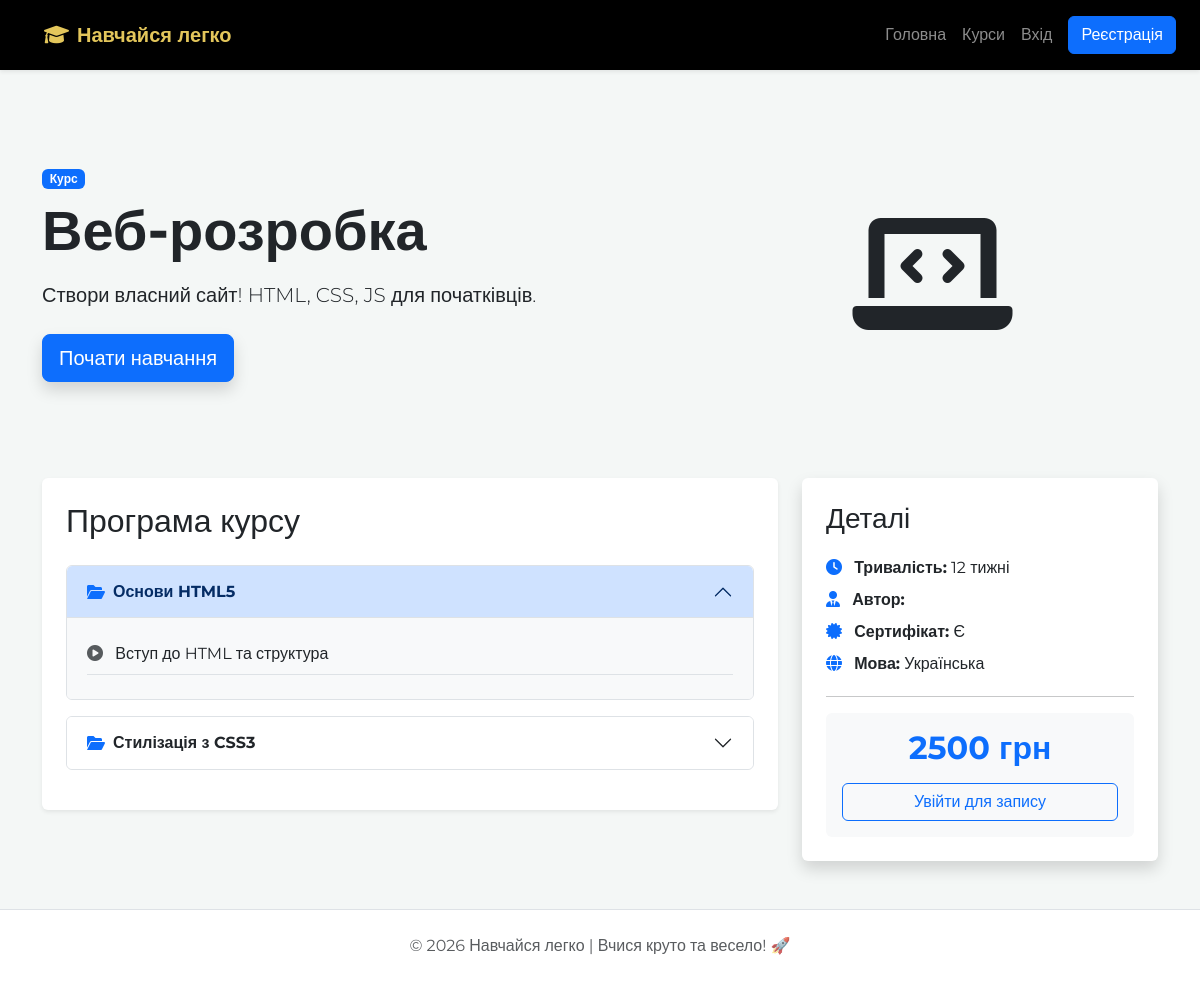
The app's page /course/1/ with its own data.
### core/models.py (models this page shows, shortened)
class Course(models.Model):
    title = models.CharField(max_length=200, verbose_name="Назва")
    description = models.TextField(verbose_name="Опис")
    price = models.IntegerField(default=0, verbose_name="Ціна (грн)")
    duration = models.CharField(max_length=50, default="4 тижні", verbose_name="Тривалість")
    author = models.ForeignKey(settings.AUTH_USER_MODEL, on_delete=models.CASCADE)

class Module(models.Model):
    course = models.ForeignKey(Course, related_name='modules', on_delete=models.CASCADE)
    title = models.CharField(max_length=200, verbose_name="Назва модуля")

class Lesson(models.Model):
    module = models.ForeignKey(Module, related_name='lessons', on_delete=models.CASCADE)
    title = models.CharField(max_length=200, verbose_name="Тема уроку")
    content = RichTextField(blank=True, null=True)
    video_url = models.URLField(blank=True, null=True, verbose_name="Посилання на відео (YouTube)")
    image = models.ImageField(upload_to='lesson_images/', blank=True, null=True, verbose_name="Зображення")

### core/views.py (the view)
# urls.py: path('course/<int:course_id>/', views.course_detail_view, name='course_detail'),
def course_detail_view(request, course_id):
    course = get_object_or_404(Course, pk=course_id)
    is_enrolled = False
    if request.user.is_authenticated:
        is_enrolled = Enrollment.objects.filter(student=request.user, course=course).exists()
    return render(request, 'course_detail.html', {
        'course': course,
        'is_enrolled': is_enrolled
    })

### templates/course_detail.html (shortened to what this page needs)
{% extends 'base.html' %}
{% load static %}
{% block content %}
<header class="course-header py-5 mt-5 course-header-gradient">
    <div class="container">
        <div class="row align-items-center">
            <div class="col-lg-7">
                <span class="badge bg-primary mb-2">Курс</span>
                <div class="d-flex align-items-center mb-3">
                    <h1 class="display-4 fw-bold mb-0 me-3">{{ course.title }}</h1>
                </div>
                <p class="lead mb-4">{{ course.description }}</p>
                <div class="d-flex flex-wrap gap-2">
                    {% if user.is_authenticated %}
                        {% if is_enrolled %}
                            <a href="{% url 'course_learn' course.id %}" class="btn btn-success btn-lg shadow">
                                <i class="fas fa-play me-2"></i>Продовжити навчання
                            </a>
                        {% else %}
                            <form action="{% url 'checkout' course.id %}" method="POST" class="d-inline">
                                {% csrf_token %}
                                <button type="submit" class="btn btn-primary btn-lg shadow">
                                    <i class="fas fa-credit-card me-2"></i>Придбати курс
                                </button>
                            </form>
                        {% endif %}
                    {% else %}
                        <a href="{% url 'register' %}" class="btn btn-primary btn-lg shadow">
                            Почати навчання
                        </a>
                    {% endif %}
                </div>
            </div>
            <div class="col-lg-5 d-none d-lg-block">
                <div class="illustration text-center">
                    <i class="fas fa-laptop-code fa-8x primary-color"></i>
                </div>
            </div>
        </div>
    </div>
</header>
<main>
    <section class="course-details py-5">
        <div class="container">
            <div class="row">
                <div class="col-lg-8">
                    <div class="card mb-4 border-0 shadow-sm">
                        <div class="card-body p-4">
                            <h2 class="section-title mb-4">Програма курсу</h2>
                            <div class="accordion" id="courseModules">
                                {% for module in course.modules.all %}
                                <div class="accordion-item mb-3 border rounded overflow-hidden">
                                    <h2 class="accordion-header" id="heading{{ module.id }}">
                                        <button class="accordion-button {% if not forloop.first %}collapsed{% endif %} fw-bold" type="button" data-bs-toggle="collapse" data-bs-target="#collapse{{ module.id }}">
                                            <i class="fas fa-folder-open me-2 text-primary"></i> {{ module.title }}
                                        </button>
                                    </h2>
                                    <div id="collapse{{ module.id }}" class="accordion-collapse collapse {% if forloop.first %}show{% endif %}" data-bs-parent="#courseModules">
                                        <div class="accordion-body bg-light">
                                            <ul class="list-unstyled mb-0">
                                                {% for lesson in module.lessons.all %}
                                                <li class="mb-2 py-2 border-bottom d-flex justify-content-between align-items-center">
                                                    <div>
                                                        <i class="fas fa-play-circle me-2 text-muted"></i> {{ lesson.title }}
                                                    </div>
                                                </li>
                                                {% empty %}
                                                <li class="mb-2 py-2 text-muted">Уроків ще немає.</li>
                                                {% endfor %}
                                            </ul>
                                        </div>
                                    </div>
                                </div>
                                {% empty %}
                                    <p class="text-muted">Програма курсу оновлюється...</p>
                                {% endfor %}
                            </div>
                        </div>
                    </div>
                </div>
                <div class="col-lg-4 mt-4 mt-lg-0">
                    <div class="card sticky-top border-0 shadow sticky-sidebar-offset">
                        <div class="card-body p-4">
                            <h3 class="mb-3">Деталі</h3>
                            <ul class="list-unstyled course-details-list lh-lg">
                                <li><i class="fas fa-clock me-2 text-primary"></i> <strong>Тривалість:</strong> {{ course.duration }}</li>
                                <li><i class="fas fa-user-tie me-2 text-primary"></i> <strong>Автор:</strong> {{ course.author.first_name }} {{ course.author.last_name }}</li>
                                <li><i class="fas fa-certificate me-2 text-primary"></i> <strong>Сертифікат:</strong> Є</li>
                                <li><i class="fas fa-globe me-2 text-primary"></i> <strong>Мова:</strong> Українська</li>
                            </ul>
                            <hr>
                            <div class="course-price-box text-center p-3 bg-light rounded">
                                <h2 class="mb-3 text-primary fw-bold">{{ course.price }} грн</h2>
                                {% if user.is_authenticated %}
                                    {% if is_enrolled %}
                                        <div class="alert alert-success py-2 mb-0">Ви вже записані!</div>
                                    {% else %}
                                        <form action="{% url 'checkout' course.id %}" method="POST">
                                            {% csrf_token %}
                                            <button type="submit" class="btn btn-primary w-100 btn-lg shadow-sm">
                                                Придбати зараз
                                            </button>
                                        </form>
                                    {% endif %}
                                {% else %}
                                    <a href="{% url 'register' %}" class="btn btn-outline-primary w-100">
                                        Увійти для запису
                                    </a>
                                {% endif %}
                            </div>
                        </div>
                    </div>
                </div>
            </div>
        </div>
    </section>
</main>
{% endblock %}

### static/css/styles.css (style rules this page uses)
:root { --primary-color: #e3c65b; --primary-dark: #d4a373; --white: #ffffff; --bg-light: #f4f7f6; --sidebar-width: 320px; --navbar-height: 70px; --shadow: 0 4px 12px rgba(0, 0, 0, 0.1); }
body { font-family: 'Montserrat', sans-serif; margin: 0; padding-top: var(--navbar-height); background-color: var(--white); overflow-x: hidden; }
body { background-color: #f4f7f6; }

### records on screen
Course: title "Веб-розробка", description "Створи власний сайт! HTML, CSS, JS для початківців.", duration "12 тижні", price "2500"
Module: title "Основи HTML5"
Lesson: title "Вступ до HTML та структура"
Module: title "Стилізація з CSS3"
